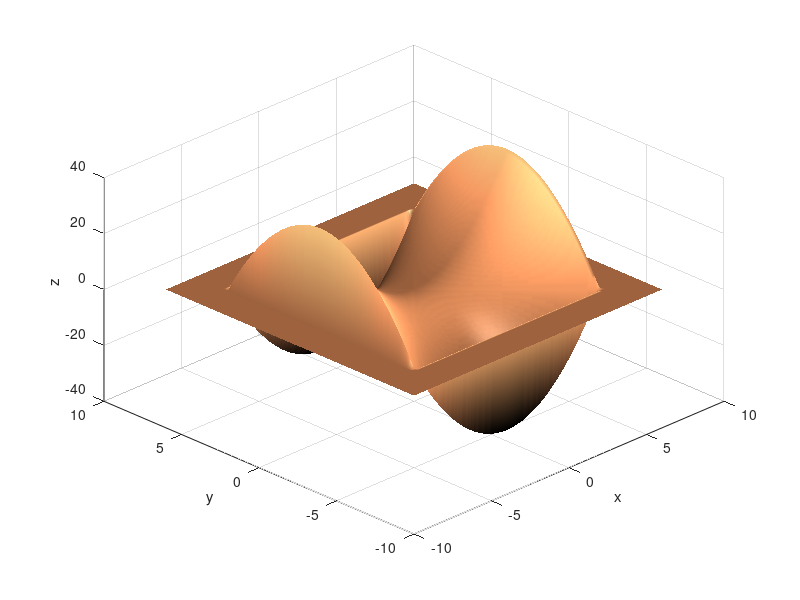

Recreate this plot in MATLAB.
%exm050307 

clf
x=[-8:0.1:8];y=x;
[X,Y]=meshgrid(x,y);
ZZ=X.^2-Y.^2;
ii=find(abs(X)>6|abs(Y)>6);			% 
ZZ(ii)=zeros(size(ii));					% 
surf(X,Y,ZZ)
xlabel('x'),ylabel('y'),zlabel('z')
shading interp
colormap(copper)
view(-45,40)
light('position',[0,-15,1])
lighting gouraud
material([0.8,0.8,0.5,10,0.5])  

